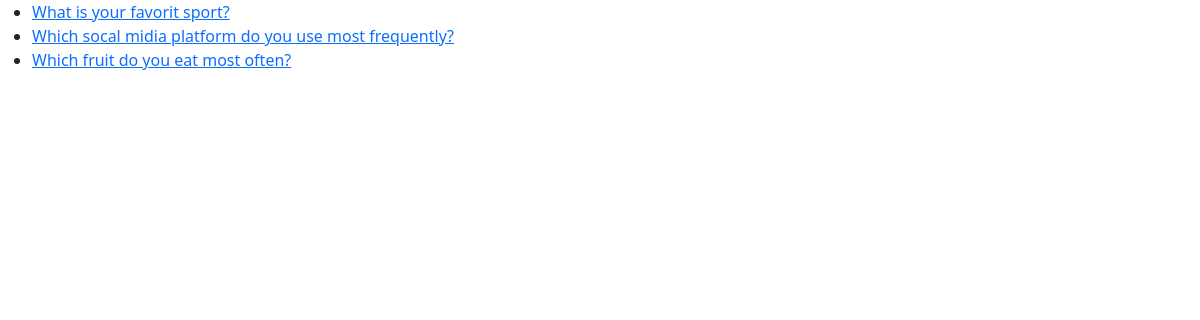
/home/, run on the app's committed database.
### home/models.py (models this page shows, shortened)
class Question(models.Model):
    question_text = models.CharField(max_length=200)
    pub_date = models.DateTimeField('date published')
    owner = models.CharField(
        max_length=200,
        blank=True,
        validators=[
            MinLengthValidator(3),
            MaxLengthValidator(10)
        ]
    )

### home/views.py (the view)
# urls.py: path("", views.index, name="index"),
def index(request):
    latest_question_list = Question.objects.order_by("-pub_date")[:5]
    context = {"latest_question_list": latest_question_list}
    return render(request, "home/index2.html", context)

### home/templates/home/index2.html
{% extends 'base.html' %}
{% block content %}
{% if latest_question_list %}
    <ul>
    {% for question in latest_question_list %}
        <li><a href="{% url 'home:detail' question.id %}">{{ question.question_text }}</a></li>
    {% endfor %}
    </ul>
{% else %}
    <p>No polls are available.</p>
{% endif %}
{% endblock content %}

### data on the page
Question: question_text "What is your favorit sport?"
Question: question_text "Which socal midia platform do you use most frequently?"
Question: question_text "Which fruit do you eat most often?"
